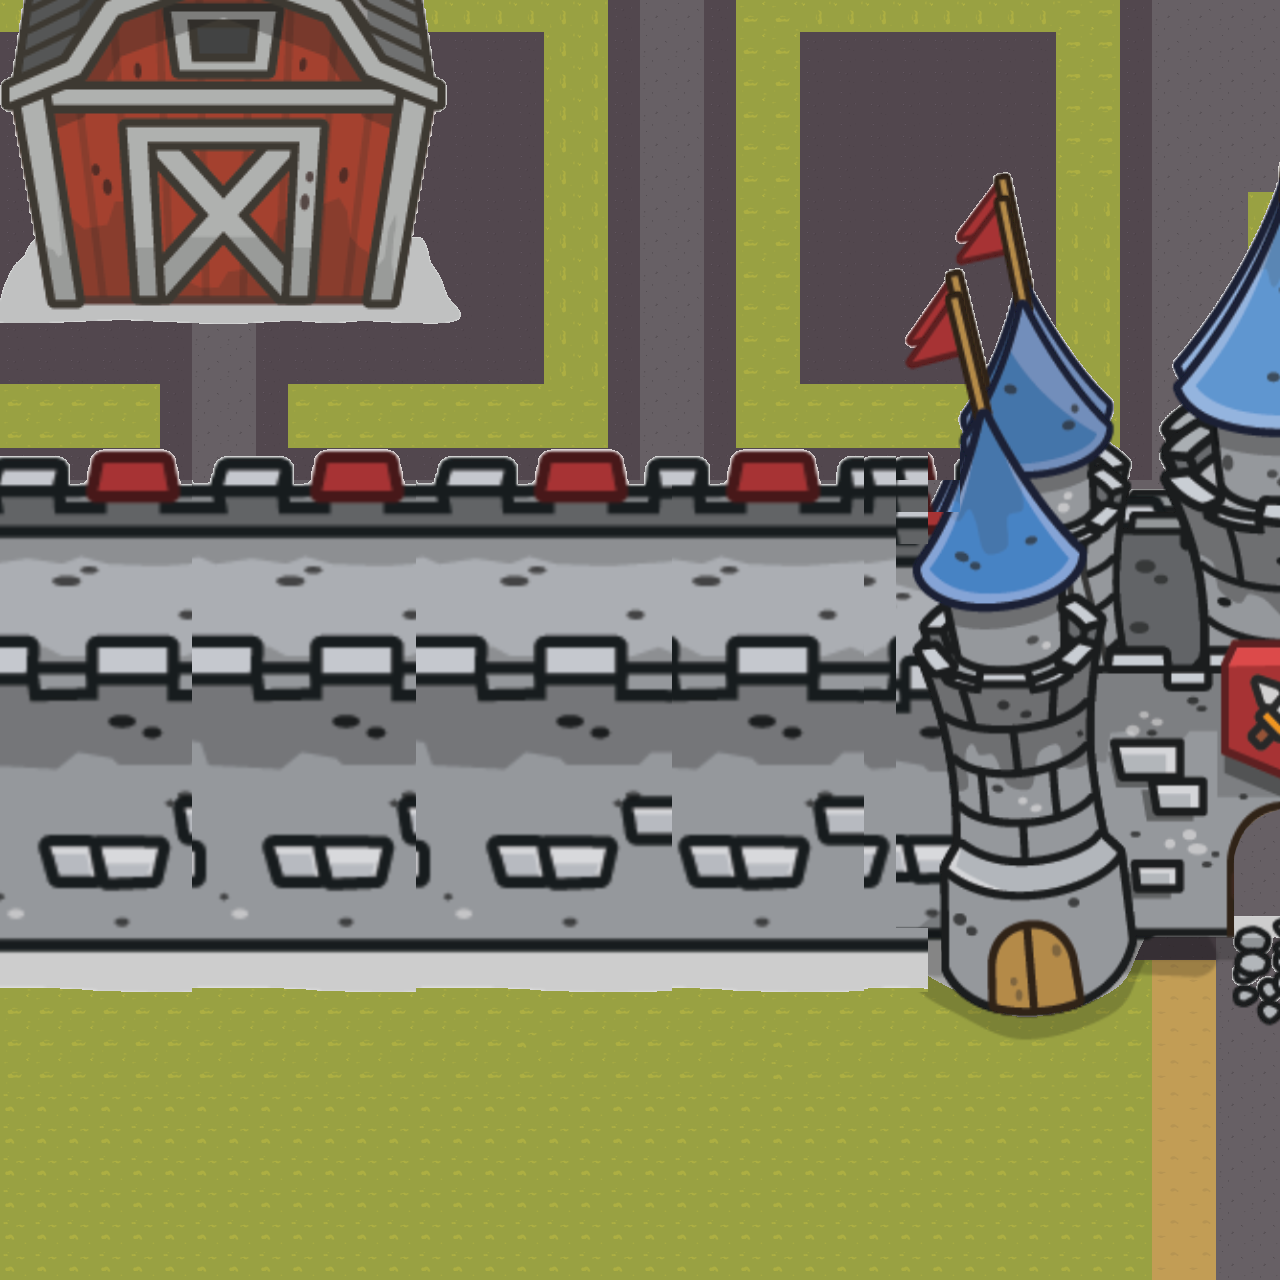

Rendered tile map (Tiled .tmx) drawn with the repository's tilesets; below, a short description and the map source with its tile grids summarised:
An orthogonal 40x40 tile map with 32x32 px tiles, 3 tile layers (colide, bg, toFade).

<map version="1.10" tiledversion="1.11.0" orientation="orthogonal" renderorder="left-down" width="40" height="40" tilewidth="32" tileheight="32" infinite="0" nextlayerid="5" nextobjectid="1">
 <tileset firstgid="1" source="map-new-side.tsx" />
 <layer id="3" name="colide" width="40" height="40" locked="1">
  <data>[1600 cells, 344 non-empty, 2 distinct tile ids]</data>
 </layer>
 <layer id="1" name="bg" width="40" height="40" locked="1">
  <data>[1600 cells, 1600 non-empty, 5 distinct tile ids]</data>
 </layer>
 <layer id="2" name="toFade" width="40" height="40" locked="1">
  <data>[1600 cells, 1025 non-empty, 679 distinct tile ids]</data>
 </layer>
</map>
